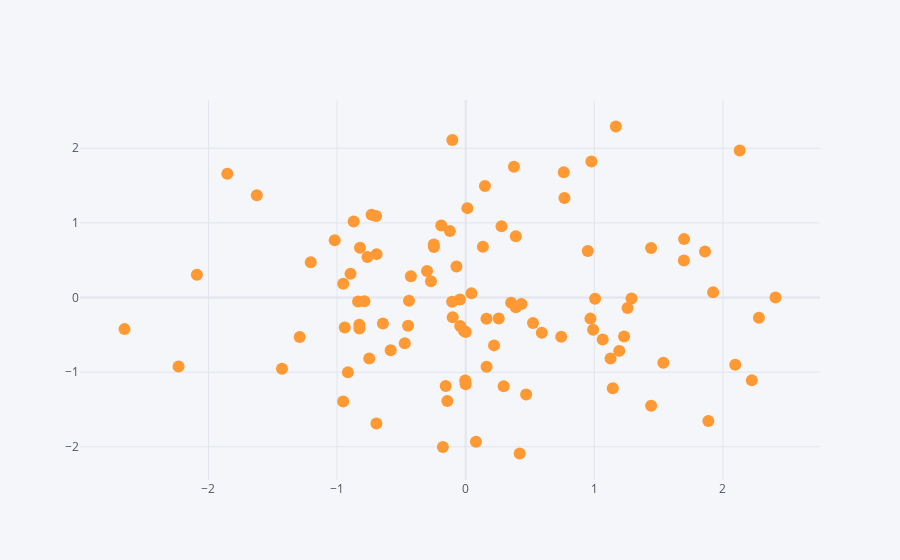

The cell this chart's notebook holds for it:
### Markdown cell above
**Gráficos do tipo Scatter**

### Code cell
df.iplot(x='A', y='B', kind='scatter', mode='markers')
